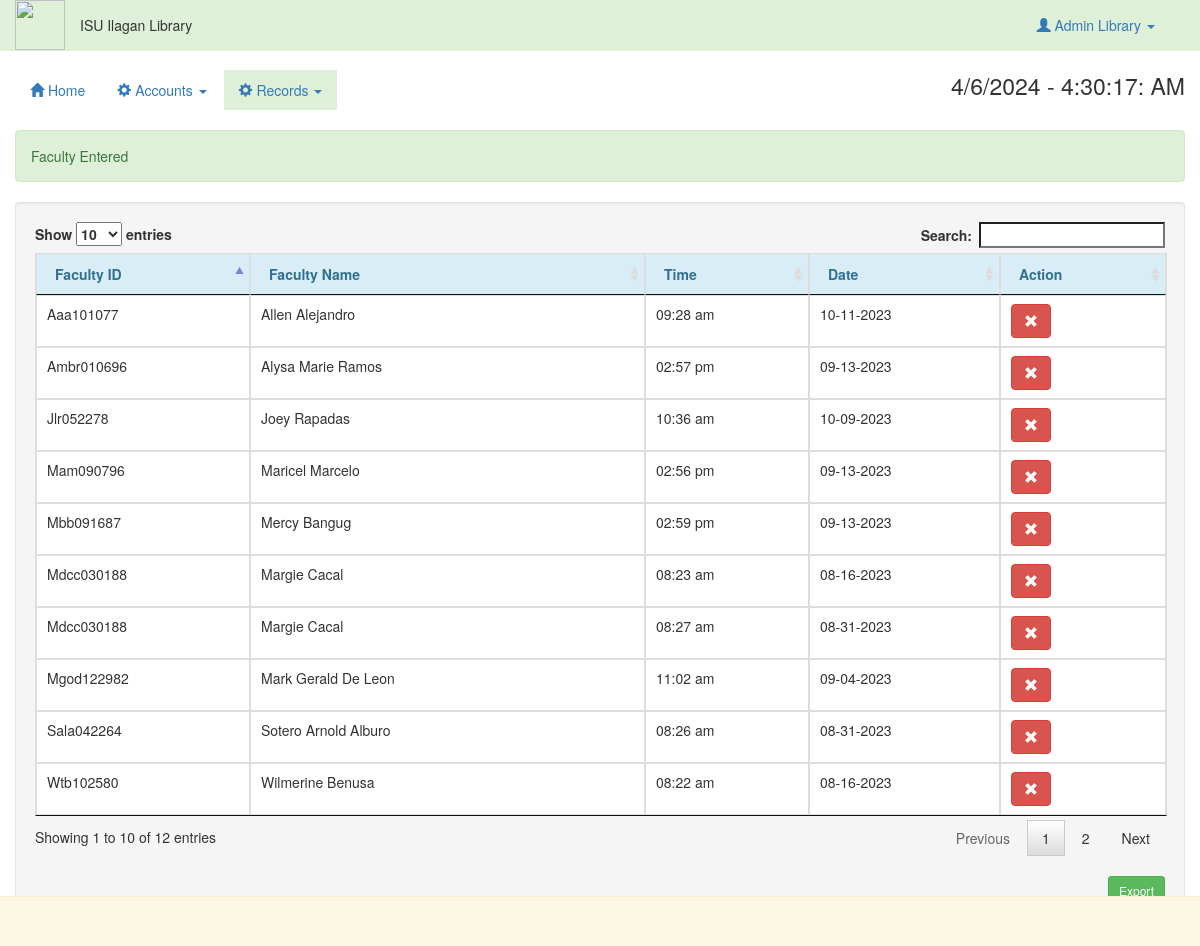
/admin/record1.php (signed in), run on the app's committed database.
### tables this page shows
CREATE TABLE `timef` (
  `timef_id` int(11) NOT NULL,
  `faculty_no` varchar(255) NOT NULL,
  `faculty_name` varchar(255) NOT NULL,
  `time` time NOT NULL,
  `date` date NOT NULL
);

### admin/account.php (called while the page is built)
<?php
	require_once 'connect.php';
	$q_adminname = $conn->query("SELECT * FROM `admin`") or die(mysqli_error());
	$f_adminname = $q_adminname->fetch_array();
	$admin_name = $f_adminname['firstname']." ".$f_adminname['lastname'];

### admin/record1.php (the view, shortened to what this page needs)
<!DOCTYPE html>
<?php
	require_once 'account.php';
?>
<html lang = "eng">
	<head>
		<link rel = "stylesheet" href = "css/bootstrap.css" />
		<link rel = "stylesheet" href = "css/jquery.dataTables.css" />
	</head>
	<body>
		<nav class = "navbar bg-success navbar-fixed-top">
			<div class = "container-fluid">
				<div class = "navbar-header">
					<a href="home.php"><img src = "images/isulogo.png" width = "50px" height = "50px"></a>
					<p class = "navbar-text pull-right">ISU Ilagan Library</p>
				</div>
				<ul class = "nav navbar-nav navbar-right">
					<li class = "dropdown">
						<a href = "#" class = "dropdown-toggle" data-toggle = "dropdown"><i class = "glyphicon glyphicon-user"></i> <?php echo htmlentities($admin_name)?> <b class = "caret"></b></a>
					</li>
				</ul>
			</div>
		</nav>
		<div class = "container-fluid" style = "margin-top:70px;">
			<ul class = "nav nav-pills">
				<span id='ct6' class="pull-right" style="font-size:23px"></span>
				<li><a href = "home.php"><span class = "glyphicon glyphicon-home"></span> Home</a></li>
				<li class = "dropdown">
					<a class = "dropdown-toggle" data-toggle = "dropdown" href = "#"><span class = "glyphicon glyphicon-cog"></span> Accounts <span class = "caret"></span></a>
				</li>
				<li class = "bg-success">
					<a class = "dropdown-toggle" data-toggle = "dropdown" href = "#"><span class = "glyphicon glyphicon-cog"></span> Records <span class = "caret"></span></a>
				</li>
				</ul>
			<br />
			<div class = "alert alert-success">Faculty Entered</div>
			<div class = "well col-lg-12">
				<table id = "table1" class = "table table-bordered">
					<thead class = "alert-info">
						<tr>
							<th>Faculty ID</th>
							<th>Faculty Name</th>
							<th>Time</th>
							<th>Date</th>
							<th>Action</th>
						</tr>
					</thead>
					<tbody>
						<?php
							$q_timef = $conn->query("SELECT * FROM `timef` ") or die(mysqli_error());
							while($f_timef = $q_timef->fetch_array()){
						?>
						<tr>
							<td><?php echo $f_timef['faculty_no']?></td>
							<td><?php echo ($f_timef['faculty_name'])?></td>
							<td><?php echo date("h:i a", strtotime($f_timef['time']))?></td>
							<td><?php echo date("m-d-Y", strtotime($f_timef['date']))?></td>
							<td><button name = "<?php echo $f_timef['timef_id']?>" class = "btn btn-danger rtimef_id" href = "#" data-toggle = "modal" data-target = "#delete"><span class = "glyphicon glyphicon-remove"></span></button></td>
						</tr>
					<?php
						}
					?>
					</tbody>
				</table>
			<button class="pull-right btn-success btn btn-sm" onclick="ExportToExcel('xlsx')">Export</button>
			</div>
		</div>
		<div class = "navbar navbar-fixed-bottom alert-warning">
		</div>
	</body>
</html>

### data on the page
timef: faculty_no "Wtb102580", faculty_name "Wilmerine Benusa", time "08:22 am", date "08-16-2023"
timef: faculty_no "Mdcc030188", faculty_name "Margie Cacal", time "08:23 am", date "08-16-2023"
timef: faculty_no "Sala042264", faculty_name "Sotero Arnold Alburo", time "08:26 am", date "08-31-2023"
timef: faculty_no "Mdcc030188", faculty_name "Margie Cacal", time "08:27 am", date "08-31-2023"
timef: faculty_no "Mgod122982", faculty_name "Mark Gerald De Leon", time "11:02 am", date "09-04-2023"
timef: faculty_no "Mam090796", faculty_name "Maricel Marcelo", time "02:56 pm", date "09-13-2023"
timef: faculty_no "Ambr010696", faculty_name "Alysa Marie Ramos", time "02:57 pm", date "09-13-2023"
timef: faculty_no "Mbb091687", faculty_name "Mercy Bangug", time "02:59 pm", date "09-13-2023"
timef: faculty_no "Jlr052278", faculty_name "Joey Rapadas", time "10:36 am", date "10-09-2023"
timef: faculty_no "Aaa101077", faculty_name "Allen Alejandro", time "09:28 am", date "10-11-2023"

### other printed values
$admin_name "Admin Library"
